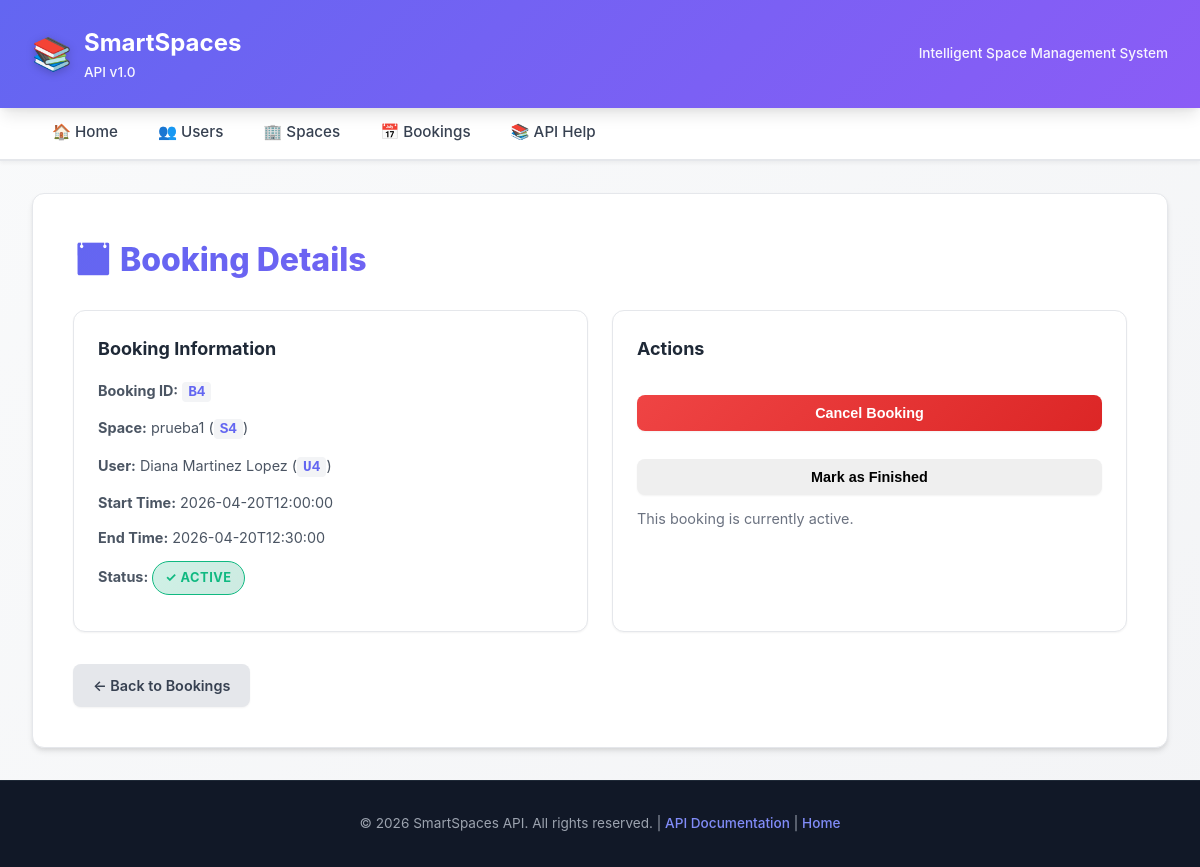
The page /bookings/B4 on the database as committed earlier.
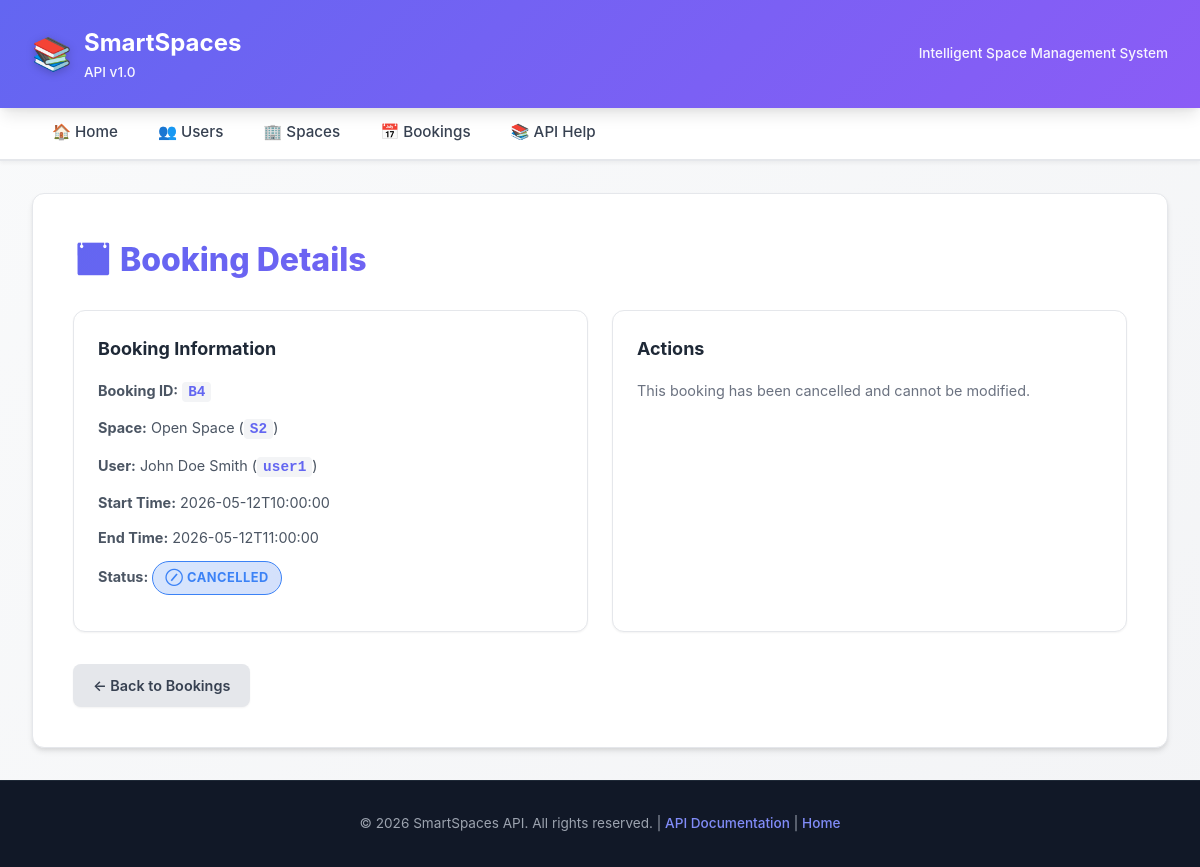
The same page on the database as committed later.
### tables this page shows
CREATE TABLE spaces (
        space_id     TEXT    PRIMARY KEY,
        space_name   TEXT    NOT NULL,
        capacity     INTEGER NOT NULL,
        space_type   TEXT    NOT NULL,
        space_status TEXT    NOT NULL
    );

CREATE TABLE users (
        user_id  TEXT PRIMARY KEY,
        name     TEXT    NOT NULL,
        surname1 TEXT    NOT NULL,
        surname2 TEXT    NOT NULL,
        active   INTEGER NOT NULL
    );

CREATE TABLE bookings (
        booking_id     TEXT PRIMARY KEY,
        space_id       TEXT NOT NULL,
        user_id        TEXT NOT NULL,
        start_time     TEXT NOT NULL,
        end_time       TEXT NOT NULL,
        booking_status TEXT NOT NULL,
        FOREIGN KEY (space_id) REFERENCES spaces(space_id),
        FOREIGN KEY (user_id)  REFERENCES users(user_id)
    );

### presentation/app.py (the view)
@app.route("/bookings/<booking_id>", methods=["GET"])
def get_booking(booking_id):
    try:
        booking = booking_service.get_booking(booking_id)
        formatted_booking = format_booking(booking)
        return render_template('booking_detail.html', booking=formatted_booking)
    except BookingNotFoundError:
        logger.warning(f"Reserva no encontrada: {booking_id}")
        return render_template('error.html', code=404, path=f"/bookings/{booking_id}"), 404
    except Exception as e:
        logger.error(f"Error al obtener reserva {booking_id}: {str(e)}")
        return error_response(f"Error al obtener reserva: {str(e)}", 500)

### application/booking_service.py (called while the page is built)
    def get_booking(self, booking_id: str):
        try:
            return self._booking_repo.get(booking_id)
        except BookingNotFoundError:
            return None

### domain/booking.py (called while the page is built)
    @property
    def booking_id(self):
        return self._booking_id

    @property
    def space(self):
        return self._space

    @property
    def user(self):
        return self._user

    @property
    def start_time(self):
        return self._start_time

    @property
    def end_time(self):
        return self._end_time

    @property
    def status(self):
        return self._booking_status

### domain/space.py (called while the page is built)
    @property
    def space_id(self):
        return self.__space_id

    @property
    def space_name(self):
        return self.__space_name

### domain/user.py (called while the page is built)
    @property
    def user_id(self):
        return self.__user_id

    @property
    def name(self):
        return self._name

    @property
    def surname1(self):
        return self._surname1

    @property
    def surname2(self):
        return self._surname2

    def full_name(self):
        return f"{self.name} {self.surname1} {self.surname2}"

### infrastructure/booking_sqlite_repository.py (called while the page is built)
    def _connect(self):
        conn = sqlite3.connect(self._db_path)
        conn.execute("PRAGMA foreign_keys = ON")
        return conn

### presentation/templates/booking_detail.html (shortened to what this page needs)
{% extends "base.html" %}
{% block content %}
<h1>📅 Booking Details</h1>
<div class="grid">
    <div class="card">
        <h3>Booking Information</h3>
        <p><strong>Booking ID:</strong> <code>{{ booking.booking_id }}</code></p>
        <p><strong>Space:</strong> {{ booking.space_name }} (<code>{{ booking.space_id }}</code>)</p>
        <p><strong>User:</strong> {{ booking.user_name }} (<code>{{ booking.user_id }}</code>)</p>
        <p><strong>Start Time:</strong> {{ booking.start_time }}</p>
        <p><strong>End Time:</strong> {{ booking.end_time }}</p>
        <p>
            <strong>Status:</strong>
            {% if booking.booking_status == 'ACTIVE' %}
                <span class="badge active">✓ Active</span>
            {% elif booking.booking_status == 'CANCELLED' %}
                <span class="badge cancelled">⊘ Cancelled</span>
            {% elif booking.booking_status == 'FINISHED' %}
                <span class="badge finished">✓ Finished</span>
            {% else %}
                <span class="badge">{{ booking.booking_status }}</span>
            {% endif %}
        </p>
    </div>
    <div class="card">
        <h3>Actions</h3>
        {% if booking.booking_status == 'ACTIVE' %}
            <p>
                <form method="POST" action="{{ url_for('cancel_booking_route', booking_id=booking.booking_id) }}" style="display: inline;">
                    <button type="submit" class="btn danger" onclick="return confirm('Cancel this booking?')">
                        Cancel Booking
                    </button>
                </form>
            </p>
            <p>
                <form method="POST" action="{{ url_for('finish_booking_route', booking_id=booking.booking_id) }}" style="display: inline;">
                    <button type="submit" class="btn" onclick="return confirm('Mark as finished?')">
                        Mark as Finished
                    </button>
                </form>
            </p>
            <p class="text-muted">This booking is currently active.</p>
        {% elif booking.booking_status == 'CANCELLED' %}
            <p class="text-muted">This booking has been cancelled and cannot be modified.</p>
        {% elif booking.booking_status == 'FINISHED' %}
            <p class="text-muted">This booking has been completed.</p>
        {% endif %}
    </div>
</div>
<div class="mt-3">
    <a href="{{ url_for('list_bookings') }}" class="btn secondary">← Back to Bookings</a>
</div>
{% endblock %}

Rows that differ between the two databases and show on the page:
no longer on this page (row edited): spaces: space_name "prueba1", space_id "S4"
no longer on this page (row unchanged): users: user_id "U4"
changed bookings "B4": start_time "2026-04-20T12:00:00" → "2026-05-12T10:00:00"; end_time "2026-04-20T12:30:00" → "2026-05-12T11:00:00"; booking_status "ACTIVE" → "CANCELLED" (drawn)
now on this page (row unchanged): spaces: space_name "Open Space", space_id "S2"
added users: user_id "user1"
Other text that changed with them:
{{ booking.user_name }}: "Diana Martinez Lopez" → "John Doe Smith"
text no longer shown: "✓ ACTIVE Cancel Booking Mark as Finished This booking is currently active."
text now shown: "⊘ CANCELLED This booking has been cancelled and cannot be modified."
